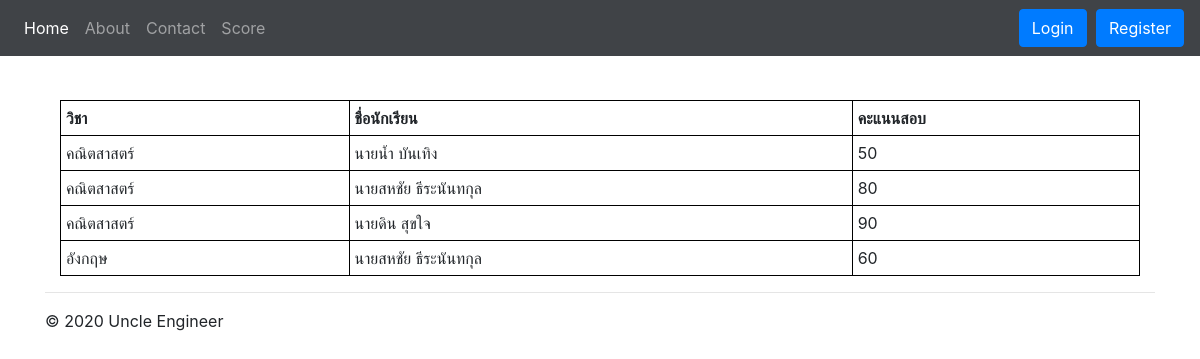
Page /score/ on the committed database.
### school/models.py (models this page shows, shortened)
class ExamScore(models.Model):
    allSubject = (
        ("คณิตสาสตร์", "คณิตสาสตร์"),
        ("ฟิสิกส์", "ฟิสิกส์"),
        ("ชีววิทยา", "ชีววิทยา"),
        ("อังกฤษ", "อังกฤษ"),
        ("ศิลปะ", "ศิลปะ"),
        ("สังคม", "สังคม"),
    )
    subject = models.CharField(max_length=200, choices=allSubject, default="math")
    student_name = models.CharField(max_length=200)
    score = models.IntegerField(default=0)

### school/views.py (the view)
# urls.py: path("score/", views.ShowScore, name="score-page"),
def ShowScore(request):
    score = ExamScore.objects.all()
    context = {"score": score}
    return render(request, "school/showscore.html", context)

### school/templates/school/showscore.html (shortened to what this page needs)
{% extends 'school/base.html' %}
{% block content %}
<div class="container">
    <table style="width: 100%; margin-top: 100px">
        <tr>
            <th>วิชา</th>
            <th>ชื่อนักเรียน</th>
            <th>คะแนนสอบ</th>
        </tr>
        {% for sc in score %}
        <tr>
            <td>{{ sc.subject }}</td>
            <td>{{ sc.student_name }}</td>
            <td>{{ sc.score }}</td>
        </tr>
        {% endfor %}
    </table>
</div>
{% endblock content %}

### school/templates/school/base.html (shortened to what this page needs)
<!DOCTYPE html>
<html lang="en">
<head>
    <link rel="stylesheet" href="https://maxcdn.bootstrapcdn.com/bootstrap/4.4.1/css/bootstrap.min.css" />
</head>
<body>
    <nav class="navbar navbar-expand-md navbar-dark fixed-top" style="background-color: #404347">
        <div class="collapse navbar-collapse" id="navbarsExampleDefault">
            <ul class="navbar-nav mr-auto">
                <li class="nav-item active">
                    <a class="nav-link" href="{% url 'home-page' %}">Home <span class="sr-only">(current)</span></a>
                </li>
                <li class="nav-item">
                    <a class="nav-link" href="{% url 'about-page' %}">About</a>
                </li>
                <li class="nav-item">
                    <a class="nav-link" href="{% url 'contact-page' %}">Contact</a>
                </li>
                <li class="nav-item">
                    <a class="nav-link" href="{% url 'score-page' %}">Score</a>
                </li>
            </ul>
            <div>
                {% if user.is_authenticated %}
                <font color="white" style="margin-right: 20px;"> Hello&nbsp {{ user.first_name }}&nbsp&nbsp{{ user.last_name }}
                </font>
                <a class="btn btn-primary" href="{% url 'logout' %}">Logout</a>
                {% else %}
                <a class="btn btn-primary" style="margin-right: 5px;" href="{% url 'login' %}">Login</a>
                <a class="btn btn-primary" href="{% url 'register-page' %}">Register</a>
                {% endif %}
            </div>
        </div>
    </nav>
    <main role="main">
        <div class="container">
            {% block content %} {% endblock %}
            <hr />
        </div>
    </main>
    <footer class="container">
        <p>&copy; 2020 Uncle Engineer</p>
    </footer>
</body>
</html>

### school/templates/school/showscore.html (style rules this page uses)
table, th, td { border: 1px solid black; border-collapse: collapse; }
th, td { padding: 5px; }
th { text-align: left; }

### rows in the picture
ExamScore: subject "คณิตสาสตร์", student_name "นายน้ำ บันเทิง", score "50"
ExamScore: subject "คณิตสาสตร์", student_name "นายสหชัย ธีระนันทกุล", score "80"
ExamScore: subject "คณิตสาสตร์", student_name "นายดิน สุขใจ", score "90"
ExamScore: subject "อังกฤษ", student_name "นายสหชัย ธีระนันทกุล", score "60"
